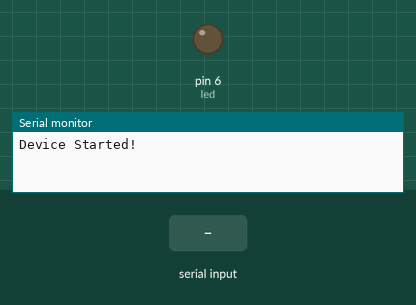
Simulated run of this sketch. Board: Arduino Mega 2560, built with avr-gcc and run on an emulated ATmega2560. Shown: output pins drawn as LEDs (lit = HIGH), the last lines printed to the serial monitor. Inputs (shaded band) come from the test bench. No radio packets arrive unless stated.

Above: at 4.2 s.
4.3 s: "1" received over the second serial link
At 6.6 s:
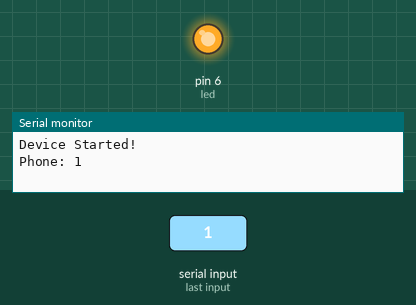
Timing chart, 0 to 16.4 s (numbered marks = the images above; inputs shaded):
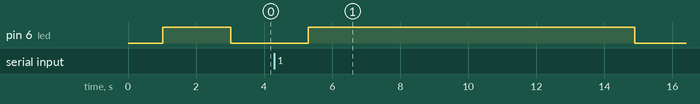

Measured:
- after the input at 4.3 s, pin 6 (led): LOW → HIGH after 1.0 s, → LOW 9.6 s later

The sketch:

LoRa_Rescue_Mobile_Node.ino
```cpp
// https://github.com/sandeepmistry/arduino-LoRa/blob/master/API.md

#include <SPI.h>
#include <LoRa.h>

// Defines LED pin
#define led 6

byte destination = 0xAA;      // destination: Gateway broadcast

String phoneNum = "";
int i=0;

void setup() {
  // Starts UART connection in Serial1
  // Enable pins
  pinMode(led,OUTPUT);
  Serial.begin(115200);
  Serial1.begin(9600);

  // Starts LoRa and blinks when it fails to connect
  if (!LoRa.begin(868E6)) {
    Serial.println("Starting LoRa failed!");
    while (1){
      delay(2000);
      digitalWrite(led,HIGH);
      delay(2000);
      digitalWrite(led,LOW);
    }
  }

  // Sets LoRa preferences
  LoRa.disableInvertIQ();
  LoRa.setTxPower(18.5,PA_OUTPUT_PA_BOOST_PIN);
  LoRa.setSignalBandwidth(125E3);
  LoRa.setSpreadingFactor(9);
  LoRa.enableCrc();

  // Debugging
  delay(1000);
  Serial.println("Device Started!");
  digitalWrite(led, HIGH);
  delay(2000);
}

void loop() {
  // Checks if there is UART data from the ESP32
  digitalWrite(led, LOW);
  if(Serial1.available()){
    phoneNum = Serial1.readString();
    if(phoneNum == "Server started"){
      phoneNum = "";
    } else {
      Serial.print("Phone: ");
      Serial.print(phoneNum);
    }
  }

  // Only sends LoRa once phone number is received
  if(phoneNum != ""){
    digitalWrite(led,HIGH);

    ///// Insert LoRa send code here

    for(int i=0; i<60; i++){
      // send packet
      LoRa.beginPacket();
      if(i == 0){
        LoRa.write(destination); // destination
      }
      LoRa.print(phoneNum);
      LoRa.endPacket();
      delay(100);
    }

    ///// End of LoRa send code

    // Reset phoneNum to "" to avoid sending unwanted signals
    i = 0;
    phoneNum = "";
  }
}
```
